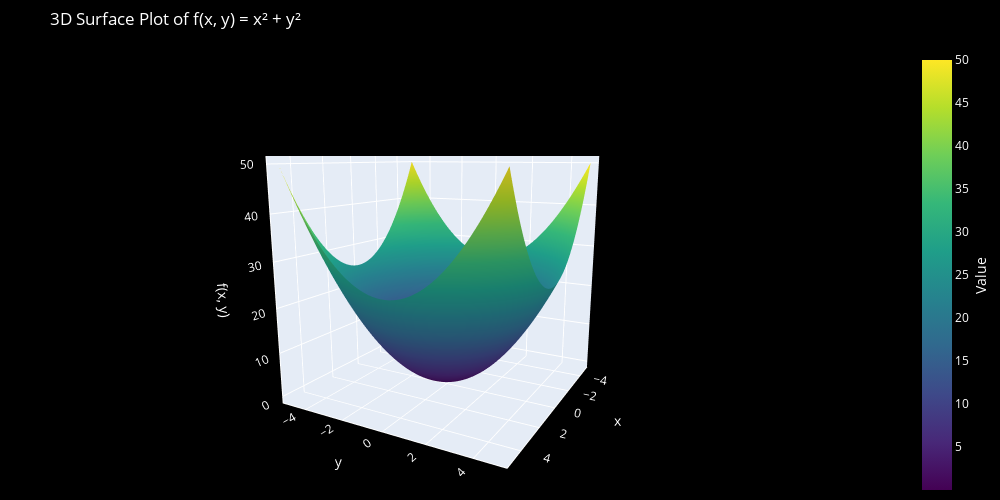

The notebook cell saved with this chart:
### Markdown cell above
## Esempio 1

### Code cell
def f(x, y):
    return x**2 + y**2

x = torch.linspace(-5, 5, 100).requires_grad_(True)
y = torch.linspace(-5, 5, 100).requires_grad_(True)

fig = plot_3D(x, y, f)
fig.show()

### Figure 1 — Plotly figure (JSON) as saved in the notebook; plotly's stock layout.template omitted (floating-point values rounded to 4 significant figures; data arrays with more than 128 entries replaced by an {"elided": "..."} marker saying what was removed)
{"data": [{"colorbar": {"tickfont": {"color": "white"}, "title": {"font": {"color": "white"}, "side": "right", "text": "Value"}}, "colorscale": [[0, "#440154"], [0.1111, "#482878"], [0.2222, "#3e4989"], [0.3333, "#31688e"], [0.4444, "#26828e"], [0.5556, "#1f9e89"], [0.6667, "#35b779"], [0.7778, "#6ece58"], [0.8889, "#b5de2b"], [1, "#fde725"]], "showscale": true, "type": "surface", "x": {"elided": "100x100 float values"}, "y": {"elided": "100x100 float values"}, "z": {"elided": "100x100 float values"}}], "layout": {"height": 500, "margin": {"b": 0, "l": 0, "r": 0, "t": 50}, "paper_bgcolor": "black", "plot_bgcolor": "black", "scene": {"bgcolor": "black", "camera": {"eye": {"x": 2, "y": 1.1, "z": 0.5}}, "xaxis": {"linecolor": "white", "linewidth": 2, "showgrid": true, "showline": true, "tickfont": {"color": "white"}, "title": {"font": {"color": "white"}, "text": "x"}}, "yaxis": {"linecolor": "white", "linewidth": 2, "showgrid": true, "showline": true, "tickfont": {"color": "white"}, "title": {"font": {"color": "white"}, "text": "y"}}, "zaxis": {"linecolor": "white", "linewidth": 2, "showgrid": true, "showline": true, "tickfont": {"color": "white"}, "title": {"font": {"color": "white"}, "text": "f(x, y)"}}}, "title": {"font": {"color": "white"}, "text": "3D Surface Plot of f(x, y) = x² + y²"}, "width": 1000}}
